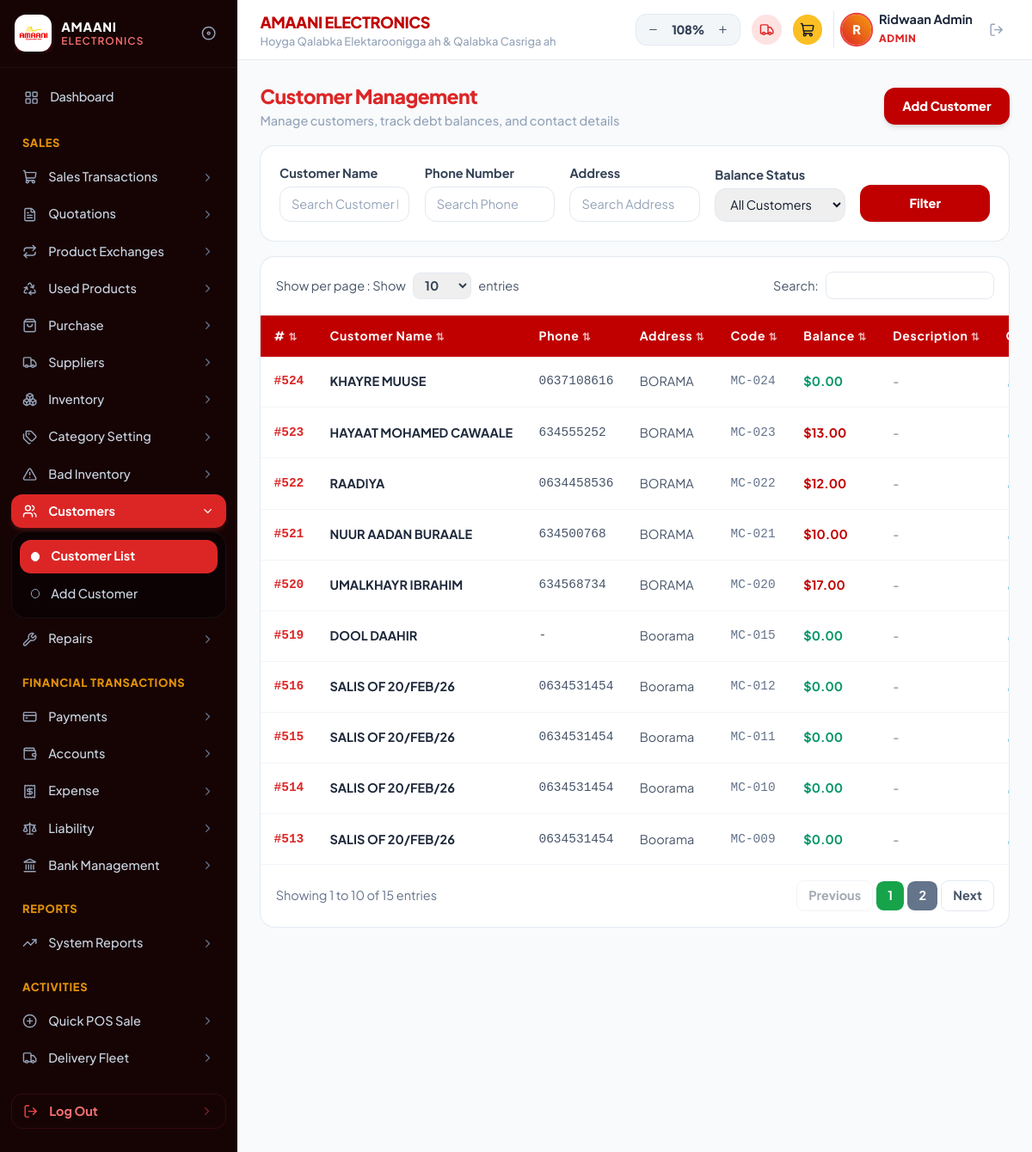
/customers.php (signed in), run on the app's committed database.
### tables this page shows
CREATE TABLE `customers` (
  `id` int(11) NOT NULL AUTO_INCREMENT,
  `code` varchar(50) DEFAULT NULL,
  `name` varchar(150) DEFAULT NULL,
  `phone` varchar(50) DEFAULT NULL,
  `balance` decimal(10,2) DEFAULT 0.00,
  `branch` varchar(100) DEFAULT 'Boorama Branch',
  `address` varchar(255) DEFAULT 'Boorama',
  `description` text DEFAULT NULL,
  `created_user` varchar(100) DEFAULT 'Admin',
  `created_at` date DEFAULT NULL,
  PRIMARY KEY (`id`),
  UNIQUE KEY `code` (`code`)
);

### customers.php (the view, shortened to what this page needs)
<?php
require_once __DIR__ . '/includes/header.php';
require_once __DIR__ . '/includes/sidebar.php';
$filterName = trim($_GET['customer_name'] ?? '');
$filterPhone = trim($_GET['phone_number'] ?? '');
$filterAddress = trim($_GET['address'] ?? '');
$filterStatus = trim($_GET['balance_status'] ?? 'All Customers');
$search = trim($_GET['search'] ?? '');
$perPage = intval($_GET['per_page'] ?? 10);
$page = max(1, intval($_GET['page'] ?? 1));
$offset = ($page - 1) * $perPage;
$whereClauses = ["1=1"];
$params = [];
$whereSql = implode(" AND ", $whereClauses);
$countStmt = $pdo->prepare("SELECT COUNT(*) FROM customers WHERE {$whereSql}");
$countStmt->execute($params);
$totalRecords = $countStmt->fetchColumn();
$totalPages = ceil($totalRecords / $perPage);
$sql = "SELECT * FROM customers WHERE {$whereSql} ORDER BY id DESC LIMIT {$perPage} OFFSET {$offset}";
$stmt = $pdo->prepare($sql);
$stmt->execute($params);
$customers = $stmt->fetchAll(PDO::FETCH_ASSOC);
?>
<main class="flex-1 min-w-0 space-y-4">
    <div class="flex flex-col sm:flex-row sm:items-center justify-between gap-3">
        <div>
            <h1 class="text-xl font-black text-red-600 tracking-tight">Customer Management</h1>
            <p class="text-xs text-slate-400 font-medium mt-0.5">Manage customers, track debt balances, and contact details</p>
        </div>
        <div>
            <a href="add_customer.php" class="inline-flex items-center gap-2 px-5 py-2.5 rounded-xl bg-[#c00000] hover:bg-red-700 text-white font-black text-xs shadow-md transition-colors cursor-pointer">
                <span>Add Customer</span>
            </a>
        </div>
    </div>
    <div class="bg-white rounded-2xl border border-slate-200/90 shadow-xs p-4 sm:p-5">
        <form method="GET" class="grid grid-cols-1 sm:grid-cols-2 md:grid-cols-4 lg:grid-cols-5 gap-3 sm:gap-4 items-end text-xs">
            <div>
                <label class="block font-bold text-slate-700 mb-1">Customer Name</label>
                <input type="text" name="customer_name" value="<?= htmlspecialchars($filterName) ?>" placeholder="Search Customer Name"
                       class="w-full px-3 py-2 rounded-xl border border-slate-200 text-slate-900 placeholder:text-slate-400 focus:border-red-600 outline-none transition-all">
            </div>
            <div>
                <label class="block font-bold text-slate-700 mb-1">Phone Number</label>
                <input type="text" name="phone_number" value="<?= htmlspecialchars($filterPhone) ?>" placeholder="Search Phone"
                       class="w-full px-3 py-2 rounded-xl border border-slate-200 text-slate-900 placeholder:text-slate-400 focus:border-red-600 outline-none transition-all">
            </div>
            <div>
                <label class="block font-bold text-slate-700 mb-1">Address</label>
                <input type="text" name="address" value="<?= htmlspecialchars($filterAddress) ?>" placeholder="Search Address"
                       class="w-full px-3 py-2 rounded-xl border border-slate-200 text-slate-900 placeholder:text-slate-400 focus:border-red-600 outline-none transition-all">
            </div>
            <div>
                <label class="block font-bold text-slate-700 mb-1">Balance Status</label>
                <select name="balance_status" class="w-full px-3 py-2 rounded-xl border border-slate-200 text-slate-900 focus:border-red-600 outline-none transition-all">
                    <option value="All Customers" <?= $filterStatus === 'All Customers' ? 'selected' : '' ?>>All Customers</option>
                </select>
            </div>
            <div>
                <button type="submit" class="w-full py-2.5 px-4 rounded-xl bg-[#c00000] hover:bg-red-700 text-white font-black text-xs shadow-sm transition-colors flex items-center justify-center gap-1.5 cursor-pointer">
                    <span>Filter</span>
                </button>
            </div>
        </form>
    </div>
    <div class="bg-white rounded-2xl border border-slate-200/90 shadow-xs overflow-hidden">
        <div class="p-4 flex flex-col sm:flex-row items-center justify-between gap-3 border-b border-slate-100 text-xs">
            <div class="flex items-center gap-2 text-slate-600">
                <span>Show per page : Show</span>
                <form id="perPageForm" method="GET" class="inline-block">
                    <select name="per_page" onchange="document.getElementById('perPageForm').submit()" class="px-2 py-1 rounded-lg border border-slate-200 text-slate-700 font-bold focus:border-red-600 outline-none cursor-pointer">
                        <option value="10" <?= $perPage == 10 ? 'selected' : '' ?>>10</option>
                    </select>
                </form>
                <span>entries</span>
            </div>
            <div class="flex items-center gap-2">
                <span class="text-slate-600">Search:</span>
                <form method="GET" class="inline-block">
                    <input type="text" name="search" value="<?= htmlspecialchars($search) ?>" placeholder=""
                           class="px-2.5 py-1 rounded-lg border border-slate-200 text-xs text-slate-800 outline-none focus:border-red-600">
                </form>
            </div>
        </div>
        <div class="overflow-x-auto">
            <table class="w-full text-left text-xs whitespace-nowrap">
                <thead class="bg-[#c00000] text-white font-bold text-[11px] tracking-wider select-none">
                    <tr>
                        <th class="py-3 px-3.5"># <span class="text-white/70 text-[9px]">⇅</span></th>
                        <th class="py-3 px-3.5">Customer Name <span class="text-white/70 text-[9px]">⇅</span></th>
                        <th class="py-3 px-3.5">Phone <span class="text-white/70 text-[9px]">⇅</span></th>
                        <th class="py-3 px-3.5">Address <span class="text-white/70 text-[9px]">⇅</span></th>
                        <th class="py-3 px-3.5">Code <span class="text-white/70 text-[9px]">⇅</span></th>
                        <th class="py-3 px-3.5">Balance <span class="text-white/70 text-[9px]">⇅</span></th>
                        <th class="py-3 px-3.5">Description <span class="text-white/70 text-[9px]">⇅</span></th>
                        <th class="py-3 px-3.5">Created User <span class="text-white/70 text-[9px]">⇅</span></th>
                    </tr>
                </thead>
                <tbody class="divide-y divide-slate-100">
                    <?php if (empty($customers)): ?>
                        <tr>
                            <td colspan="10" class="py-8 text-center text-slate-400 font-medium">No customers found matching the criteria.</td>
                        </tr>
                    <?php else: ?>
                        <?php foreach ($customers as $c):
                            $dispId = '#' . ($c['id'] + 500);
                            $isDebt = floatval($c['balance']) > 0;
                        ?>
                        <tr class="hover:bg-slate-50/70 transition-colors">
                            <td class="py-3 px-3.5 font-bold text-red-600 font-mono"><?= $dispId ?></td>
                            <td class="py-3 px-3.5 font-bold text-slate-800 uppercase"><?= htmlspecialchars($c['name']) ?></td>
                            <td class="py-3 px-3.5 font-mono text-slate-600"><?= !empty($c['phone']) ? htmlspecialchars($c['phone']) : '-' ?></td>
                            <td class="py-3 px-3.5 text-slate-600"><?= !empty($c['address']) ? htmlspecialchars($c['address']) : 'Boorama' ?></td>
                            <td class="py-3 px-3.5 font-mono text-slate-500 font-medium"><?= htmlspecialchars($c['code'] ?: 'MC-' . str_pad($c['id'], 3, '0', STR_PAD_LEFT)) ?></td>
                            <td class="py-3 px-3.5 font-bold <?= $isDebt ? 'text-[#c00000]' : 'text-emerald-600' ?>">
                                $<?= number_format($c['balance'], 2, '.', '') ?>
                            </td>
                            <td class="py-3 px-3.5 text-slate-500 max-w-[120px] truncate"><?= !empty($c['description']) ? htmlspecialchars($c['description']) : '-' ?></td>
                            <td class="py-3 px-3.5 text-slate-600">
                                <span class="inline-flex items-center gap-1 text-slate-700">
                                    <i data-lucide="user" class="w-3.5 h-3.5 text-cyan-600 inline"></i>
                                </span>
                            </td>
                        </tr>
                        <?php endforeach; ?>
                    <?php endif; ?>
                </tbody>
            </table>
        </div>
        <div class="p-4 flex flex-col sm:flex-row items-center justify-between gap-3 border-t border-slate-100 text-xs">
            <div class="text-slate-500">
                <?php
                $startItem = $totalRecords > 0 ? $offset + 1 : 0;
                $endItem = min($offset + $perPage, $totalRecords);
                ?>
                Showing <?= $startItem ?> to <?= $endItem ?> of <?= $totalRecords ?> entries
            </div>
            <?php if ($totalPages > 1): ?>
            <div class="inline-flex items-center gap-1">
                <a href="?page=<?= max(1, $page - 1) ?>&per_page=<?= $perPage ?>&customer_name=<?= urlencode($filterName) ?>&phone_number=<?= urlencode($filterPhone) ?>&address=<?= urlencode($filterAddress) ?>&balance_status=<?= urlencode($filterStatus) ?>&search=<?= urlencode($search) ?>"
                   class="px-3 py-1.5 rounded-lg border border-slate-200 text-slate-600 font-bold hover:bg-slate-50 <?= $page <= 1 ? 'pointer-events-none opacity-50' : '' ?>">
                    Previous
                </a>
                <?php for ($p = 1; $p <= min(5, $totalPages); $p++): ?>
                    <a href="?page=<?= $p ?>&per_page=<?= $perPage ?>&customer_name=<?= urlencode($filterName) ?>&phone_number=<?= urlencode($filterPhone) ?>&address=<?= urlencode($filterAddress) ?>&balance_status=<?= urlencode($filterStatus) ?>&search=<?= urlencode($search) ?>"
                       class="px-3 py-1.5 rounded-lg font-bold <?= $p === $page ? 'bg-[#16a34a] text-white shadow-xs' : 'bg-slate-500 text-white hover:bg-slate-600' ?>">
                        <?= $p ?>
                    </a>
                <?php endfor; ?>
                <a href="?page=<?= min($totalPages, $page + 1) ?>&per_page=<?= $perPage ?>&customer_name=<?= urlencode($filterName) ?>&phone_number=<?= urlencode($filterPhone) ?>&address=<?= urlencode($filterAddress) ?>&balance_status=<?= urlencode($filterStatus) ?>&search=<?= urlencode($search) ?>"
                   class="px-3 py-1.5 rounded-lg border border-slate-200 text-slate-600 font-bold hover:bg-slate-50 <?= $page >= $totalPages ? 'pointer-events-none opacity-50' : '' ?>">
                    Next
                </a>
            </div>
            <?php endif; ?>
        </div>
    </div>
</main>
<?php require_once __DIR__ . '/includes/footer.php'; ?>

### includes/header.php (style rules this page uses)
html { font-size: 16px; zoom: 1.08; }
body { font-family: 'Plus Jakarta Sans', sans-serif; font-size: 0.95rem; -webkit-font-smoothing: antialiased; }
.font-mono { font-family: 'JetBrains Mono', monospace; }
.text-\[9px\] { font-size: 11px !important; }
.text-\[11px\] { font-size: 13px !important; }

### data on the page
customers: id "#524", name "KHAYRE MUUSE", phone "0637108616", address "BORAMA", code "MC-024", balance "0.00"
customers: id "#523", name "HAYAAT MOHAMED CAWAALE", phone "634555252", address "BORAMA", code "MC-023", balance "13.00"
customers: id "#522", name "RAADIYA", phone "0634458536", address "BORAMA", code "MC-022", balance "12.00"
customers: id "#521", name "NUUR AADAN BURAALE", phone "634500768", address "BORAMA", code "MC-021", balance "10.00"
customers: id "#520", name "UMALKHAYR IBRAHIM", phone "634568734", address "BORAMA", code "MC-020", balance "17.00"
customers: id "#519", name "DOOL DAAHIR", address "Boorama", code "MC-015", balance "0.00", description "-"
customers: id "#516", name "SALIS OF 20/FEB/26", phone "0634531454", address "Boorama", code "MC-012", balance "0.00", description "-"
customers: id "#515", name "SALIS OF 20/FEB/26", phone "0634531454", address "Boorama", code "MC-011", balance "0.00", description "-"
customers: id "#514", name "SALIS OF 20/FEB/26", phone "0634531454", address "Boorama", code "MC-010", balance "0.00", description "-"
customers: id "#513", name "SALIS OF 20/FEB/26", phone "0634531454", address "Boorama", code "MC-009", balance "0.00", description "-"

### other printed values
$userInitial "R"
$userName "Ridwaan Admin"
$userRole "ADMIN"
$startItem "1"
$endItem "10"
$totalRecords "15"
